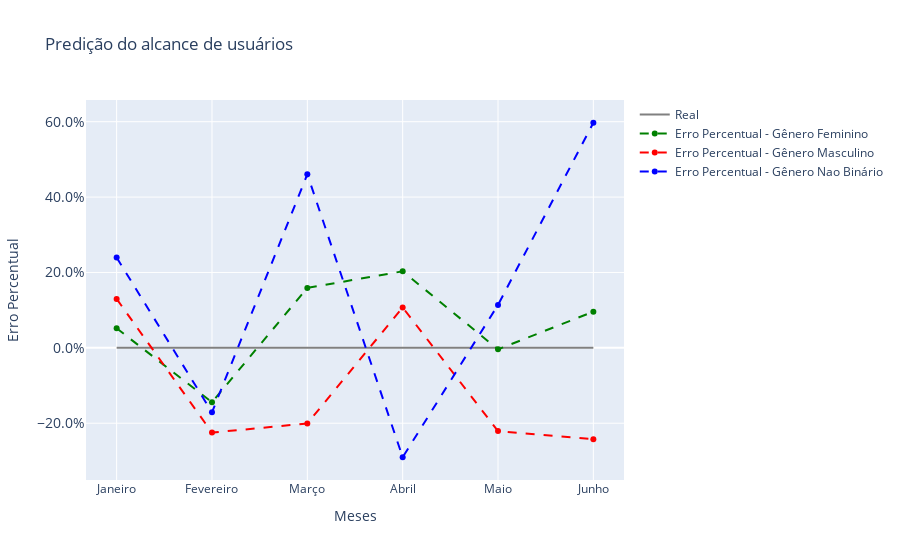

The notebook cell this image was saved under:
### Code cell
import plotly.graph_objects as go

# Dados de exemplo
# real = [10, 20, 30, 40, 50, 60, 70]   # Valores reais
# previsto = [12, 19, 32, 42, 48, 63, 68]  # Valores previstos

# Calculando o erro percentual
erro_percentual_male = [(p - r) / r  for p, r in zip(pred_male, real_male)]
erro_percentual_female = [(p - r) / r  for p, r in zip(pred_female, real_female)]
erro_percentual_nb = [(p - r) / r  for p, r in zip(pred_nb, real_nb)]
# print(erro_percentual)

# Criando o gráfico
fig = go.Figure()

# Adicionando a linha dos valores reais (linha base no eixo Y = 0)
fig.add_trace(go.Scatter(x=months, y=[0]*len(real_male), mode='lines', name='Real', line=dict(color='gray')))

# Adicionando a linha do erro percentual (valores previstos - reais)
fig.add_trace(go.Scatter(x=months, y=erro_percentual_female, mode='lines+markers', name='Erro Percentual - Gênero Feminino', line=dict(color='green', dash='dash')))
fig.add_trace(go.Scatter(x=months, y=erro_percentual_male, mode='lines+markers', name='Erro Percentual - Gênero Masculino', line=dict(color='red', dash='dash')))
fig.add_trace(go.Scatter(x=months, y=erro_percentual_nb, mode='lines+markers', name='Erro Percentual - Gênero Nao Binário', line=dict(color='blue', dash='dash')))

# Adicionando título e rótulos dos eixos
fig.update_layout(
    title='Predição do alcance de usuários',
    xaxis_title='Meses',
    yaxis_title='Erro Percentual',
    showlegend=True,
    xaxis=dict(
        tickvals=months,  # Define as posições dos ticks (valores reais)
        ticktext=["Janeiro", "Fevereiro", "Março", "Abril", "Maio", "Junho", "Julho"],  # Rótulos dos meses
        # tickfont=dict(size=20)  # Tamanho da fonte dos ticks
    ),
    yaxis=dict(
        tickformat=".1%",  # Formato de porcentagem com 2 casas decimais
        tickfont=dict(size=14)  # Tamanho da fonte dos ticks do eixo Y
    )
)

# Exibindo o gráfico
fig.show()

### Figure 1 — Plotly figure (JSON) as saved in the notebook; plotly's stock layout.template omitted (floating-point values rounded to 4 significant figures)
{"data": [{"line": {"color": "gray"}, "mode": "lines", "name": "Real", "type": "scatter", "x": [1, 2, 3, 4, 5, 6], "y": [0, 0, 0, 0, 0, 0]}, {"line": {"color": "green", "dash": "dash"}, "mode": "lines+markers", "name": "Erro Percentual - Gênero Feminino", "type": "scatter", "x": [1, 2, 3, 4, 5, 6], "y": [0.05177, -0.1443, 0.159, 0.2031, -0.004016, 0.096]}, {"line": {"color": "red", "dash": "dash"}, "mode": "lines+markers", "name": "Erro Percentual - Gênero Masculino", "type": "scatter", "x": [1, 2, 3, 4, 5, 6], "y": [0.1298, -0.2249, -0.2007, 0.1071, -0.2209, -0.2426]}, {"line": {"color": "blue", "dash": "dash"}, "mode": "lines+markers", "name": "Erro Percentual - Gênero Nao Binário", "type": "scatter", "x": [1, 2, 3, 4, 5, 6], "y": [0.2394, -0.1711, 0.4603, -0.2903, 0.1139, 0.5972]}], "layout": {"showlegend": true, "title": {"text": "Predição do alcance de usuários"}, "xaxis": {"ticktext": ["Janeiro", "Fevereiro", "Março", "Abril", "Maio", "Junho", "Julho"], "tickvals": [1, 2, 3, 4, 5, 6], "title": {"text": "Meses"}}, "yaxis": {"tickfont": {"size": 14}, "tickformat": ".1%", "title": {"text": "Erro Percentual"}}}}
